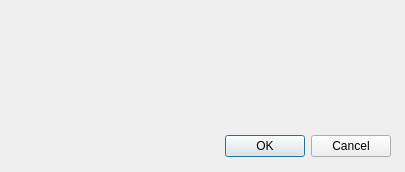
<?xml version="1.0" encoding="UTF-8"?>
<ui version="4.0">
 <class>Dialog</class>
 <widget class="QDialog" name="Dialog">
  <property name="geometry">
   <rect>
    <x>0</x>
    <y>0</y>
    <width>405</width>
    <height>172</height>
   </rect>
  </property>
  <property name="windowTitle">
   <string>Dialog</string>
  </property>
  <widget class="QDialogButtonBox" name="buttonBox">
   <property name="geometry">
    <rect>
     <x>50</x>
     <y>130</y>
     <width>341</width>
     <height>32</height>
    </rect>
   </property>
   <property name="orientation">
    <enum>Qt::Horizontal</enum>
   </property>
   <property name="standardButtons">
    <set>QDialogButtonBox::Cancel|QDialogButtonBox::Ok</set>
   </property>
  </widget>
  <widget class="QLabel" name="label">
   <property name="geometry">
    <rect>
     <x>70</x>
     <y>50</y>
     <width>251</width>
     <height>51</height>
    </rect>
   </property>
   <property name="text">
    <string/>
   </property>
  </widget>
 </widget>
 <resources/>
 <connections>
  <connection>
   <sender>buttonBox</sender>
   <signal>accepted()</signal>
   <receiver>Dialog</receiver>
   <slot>accept()</slot>
   <hints>
    <hint type="sourcelabel">
     <x>248</x>
     <y>254</y>
    </hint>
    <hint type="destinationlabel">
     <x>157</x>
     <y>274</y>
    </hint>
   </hints>
  </connection>
  <connection>
   <sender>buttonBox</sender>
   <signal>rejected()</signal>
   <receiver>Dialog</receiver>
   <slot>reject()</slot>
   <hints>
    <hint type="sourcelabel">
     <x>316</x>
     <y>260</y>
    </hint>
    <hint type="destinationlabel">
     <x>286</x>
     <y>274</y>
    </hint>
   </hints>
  </connection>
 </connections>
</ui>
